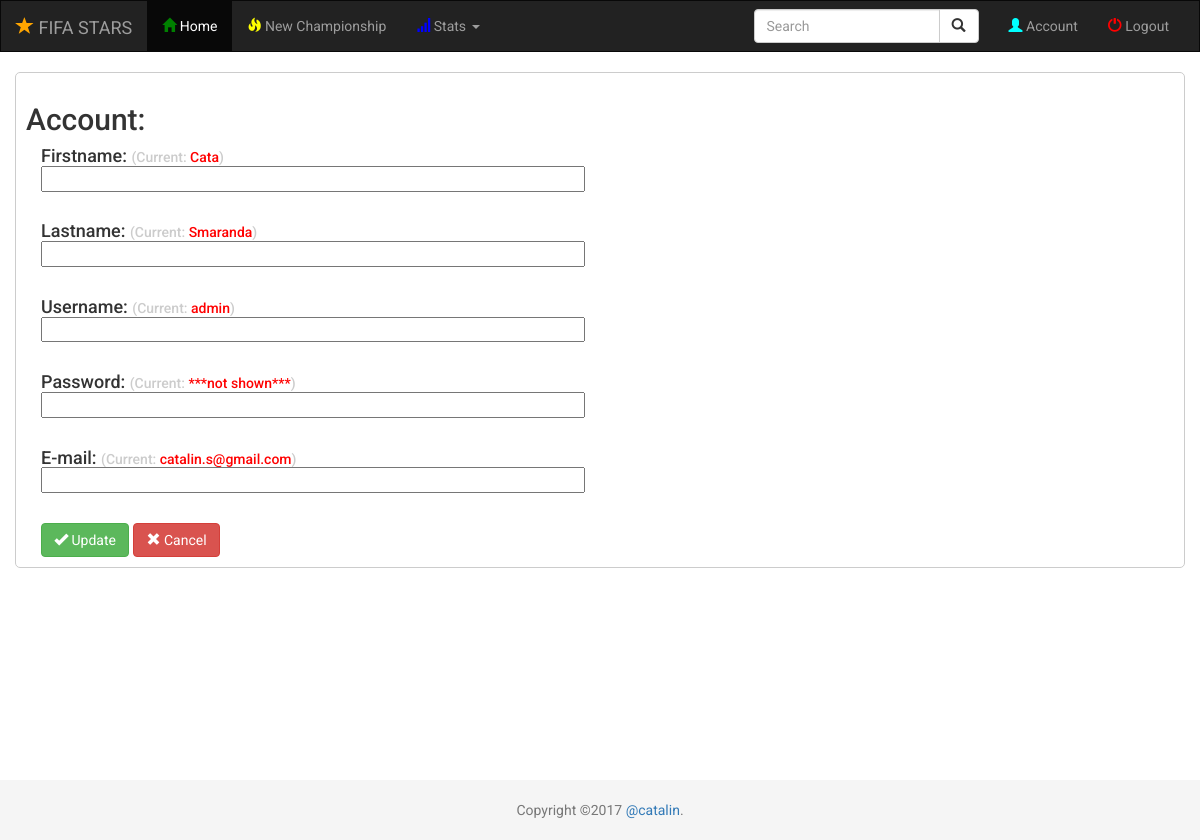
The app's page /account.php (signed in) with its own data.
### tables this page shows
CREATE TABLE IF NOT EXISTS `users` (
`id` int(11) NOT NULL,
  `username` varchar(64) NOT NULL,
  `password` varchar(128) NOT NULL,
  `firstname` varchar(64) NOT NULL,
  `lastname` varchar(64) NOT NULL,
  `email` varchar(1024) NOT NULL,
  `active` int(11) NOT NULL,
  `admin` int(11) NOT NULL
);

### core/init.php (called while the page is built, shortened)
<?php
require_once 'connect/database.php';
require_once 'classes/users.php';
$users 		= new Users($db);

### core/classes/users.php (called while the page is built, shortened)
<?php
class Users{
	private $db;
	public function __construct($database) {
	    $this->db = $database;
	}
	public function userdata($id, $username="") {
		if($username!="") {
			$cond="`username`=";
			$query = $this->db->prepare("SELECT * FROM `users` WHERE `active`='1' AND  ".$cond." ?");
			$query->bindValue(1, $username);
		} else {
			$cond="`id`=";
			$query = $this->db->prepare("SELECT * FROM `users` WHERE `active`='1' AND  ".$cond." ?");
			$query->bindValue(1, $id);
		} try {
			$query->execute();
			return $query->fetch();
		} catch(PDOException $e) {
			die($e->getMessage());
		}
	}
}

### account.php (the view, shortened to what this page needs)
<?php
require 'core/init.php';
$user 		= $users->userdata($_SESSION['id']);
$username 	= $user['username'];
$fn 		= $user['firstname'];
$ln 		= $user['lastname'];
$email 		= $user['email'];
?>
<!doctype html>
<html lang="en">
<head>
	<?php include('header.php'); ?>
</head>
<body>
	<?php include('nav.php'); ?>
	<div class="container" style="margin-top: 10px;">
		<div class="row bordered-box">
			<h2>Account:</h2>
			<h4>
			<form method="post" action="">
				<div class="col-md-6">
					Firstname: <span class="currentInfo">(Current: <?php echo "<span class='explicit'>".$fn."</span>"; ?>)</span> <br/>
					<input type="text" name="firstname" class="widthFull"> <br/><br/>
					Lastname: <span class="currentInfo">(Current: <?php echo "<span class='explicit'>".$ln."</span>"; ?>)</span> <br/>
					<input type="text" name="lastname" class="widthFull"> <br/><br/>
					Username: <span class="currentInfo">(Current: <?php echo "<span class='explicit'>".$username."</span>"; ?>)</span> <br/>
					<input type="text" name="username" class="widthFull"> <br/><br/>
					Password: <span class="currentInfo">(Current: <?php echo "<span class='explicit'>***not shown***</span>"; ?>)</span> <br/>
					<input type="password" name="password" class="widthFull"> <br/><br/>
					E-mail: <span class="currentInfo">(Current: <?php echo "<span class='explicit'>".$email."</span>"; ?>)</span> <br/>
					<input type="email" name="email" class="widthFull"> <br/><br/>
					<button class="btn btn-success" type="submit" name="submit" value="Update"><span class="glyphicon glyphicon-ok"></span> Update</button>
					<button class="btn btn-danger" type="reset" name="reset" value="Reset"><span class="glyphicon glyphicon-remove"></span> Cancel</button>
				</div>
				<div class="col-md-6">
				</div>
			</form>
			</h4>
		</div>
	</div>
	<?php include('footer.php'); ?>
</body>
</html>

### header.php (shortened to what this page needs)
<link rel="stylesheet" href="https://maxcdn.bootstrapcdn.com/bootstrap/3.3.7/css/bootstrap.min.css">
<link rel="stylesheet" type="text/css" href="css/styles.css">

### nav.php (shortened to what this page needs)
<nav class="navbar navbar-inverse">
  <div class="container-fluid">
    <div class="navbar-header">
      <a class="navbar-brand" href="home.php"><span class="glyphicon glyphicon-star" style="color:orange"></span> FIFA STARS</a>
    </div>
    <div class="collapse navbar-collapse" id="bs-example-navbar-collapse-1">
      <ul class="nav navbar-nav">
        <li class="active"><a href="#"><span class="glyphicon glyphicon-home"></span> Home</a></li>
        <li><a href="new.php"><span class="glyphicon glyphicon-fire"></span> New Championship</a></li>
        <li class="dropdown">
          <a href="#" class="dropdown-toggle" data-toggle="dropdown" role="button" aria-haspopup="true" aria-expanded="false"><span class="glyphicon glyphicon-signal"></span> Stats <span class="caret"></span></a>
        </li>
      </ul>
      <ul class="nav navbar-nav navbar-right">
        <li><a href="account.php"><span class="glyphicon glyphicon-user"></span> Account</a></li>
        <li><a href="logout.php"><span class="glyphicon glyphicon-off"></span> Logout</a></li>
      </ul>
      <form id="searchForm" class="navbar-form navbar-right">
        <div class="form-group">
          <div class="input-group">
            <input type="text" class="form-control" placeholder="Search">
            <div class="input-group-btn">
              <button class="btn btn-default" type="submit" onclick="alert('Search not yet implemented!')">
                <i class="glyphicon glyphicon-search"></i>
              </button>
            </div>
          </div>
        </div>
      </form>
    </div>
  </div>
</nav>

### footer.php
<footer class="footer">
  <div class="container">
    <p class="text-muted text-center">Copyright ©2017 <a href="https://twitter.com/catalin" target="_blank">@catalin</a>.</p>
  </div>
</footer>

### css/styles.css (style rules this page uses)
* { font-family: 'Roboto', sans-serif; }
.widthFull { width: 100%; margin-bottom: 10px; }
.bordered-box { border: 1px solid #CCC; padding: 10px; margin: 10x; border-radius: 5px; }
nav.navbar.navbar-inverse { border-radius: 0; }
.footer { position: absolute; bottom: 0; width: 100%; height: 60px; line-height: 60px; background-color: #f5f5f5; }
.glyphicon-user { color: cyan; }
.glyphicon-off { color: red; }
.glyphicon-fire { color: yellow; }
.glyphicon-signal { color: blue; }
.glyphicon-home { color: green; }
.currentInfo { color: #CCC; font-size: 14px; }
.explicit { color: red; }

### records on screen
users: firstname "Cata", lastname "Smaranda", username "admin", email "catalin.s@gmail.com"
